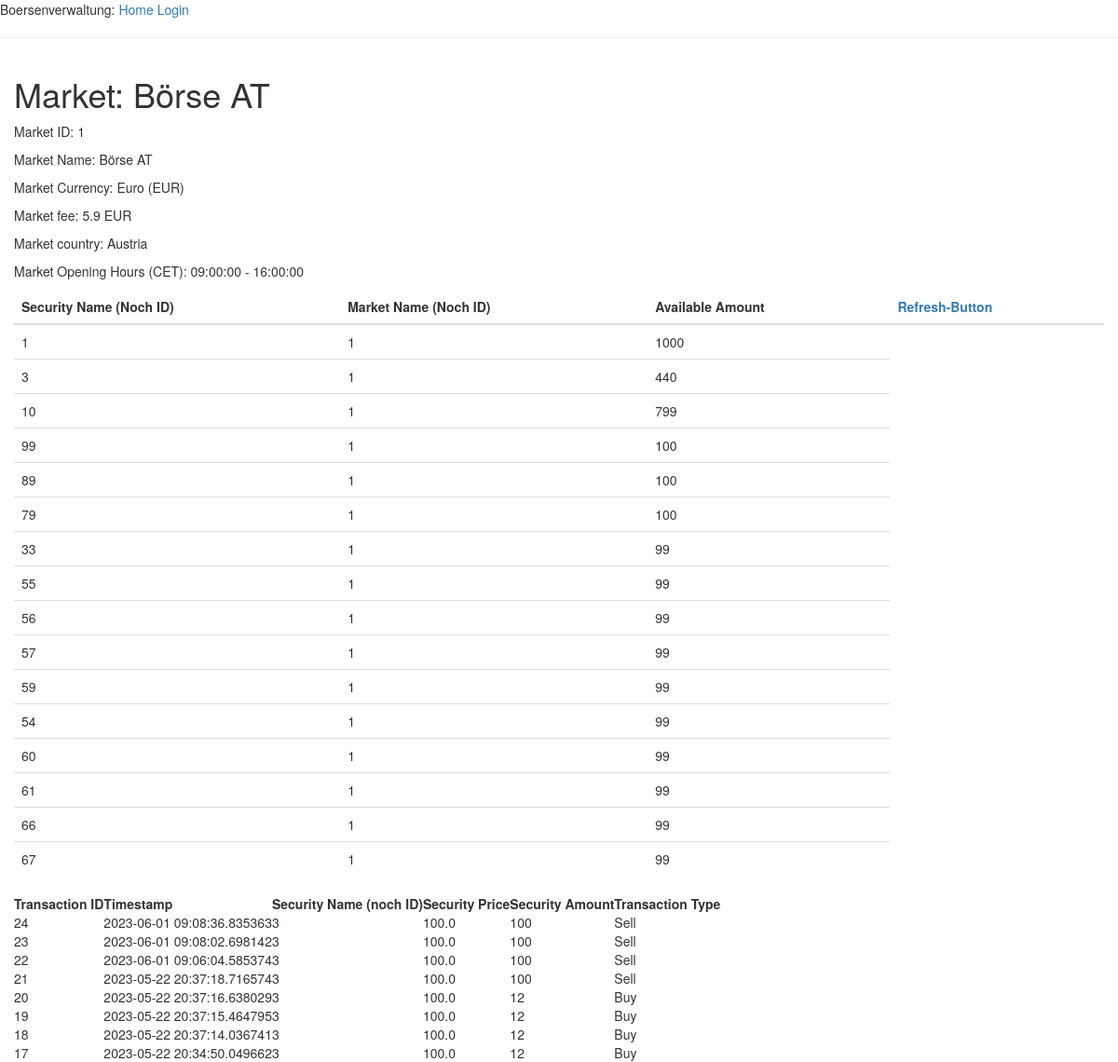
Screenshot of /markets/1 with the database file from the repository.
### app/models.py (models this page shows, shortened)
class Market(db.Model):
    market_id = Column(Integer, primary_key=True)
    market_name = Column(Text, unique=True, nullable=False)
    opens_at = Column(Time, nullable=False)
    closes_at = Column(Time, nullable=False)
    market_currency_id = Column(Integer, nullable=False)
    market_country = Column(Text, nullable=False)
    market_fee = Column(Float, nullable=False)

class Currency(db.Model):
    market_currency_id = Column(Integer, primary_key=True)
    market_currency_name = Column(Text, nullable=False)
    market_currency_code = Column(Text, nullable=False)

class Offer(db.Model):
    security_id = Column(Integer, nullable=False, primary_key=True)
    market_id = Column(Integer, nullable=False, primary_key=True)
    amount = Column(Integer, nullable=False)

class Transactions(db.Model):
    transaction_id = Column(Integer, primary_key=True)
    timestamp = Column(DateTime, default=datetime.utcnow, nullable=False)
    security_id = Column(Integer, nullable=False)
    security_price = Column(Float, nullable=False)
    security_amount = Column(Integer, nullable=False)
    transaction_type = Column(Text, nullable=False)
    market_id = Column(Integer, ForeignKey('market.market_id'))

### app/routes.py (the view, shortened to what this page needs)
@app.route('/markets/<market_id>', methods=['GET'])
def market(market_id):
    market = Market.query.filter_by(market_id=market_id).first_or_404()
    transactions = Transactions.query \
        .filter_by(market_id=market_id)\
        .order_by(Transactions.transaction_id.desc()) \
        .limit(10) \
        .all()
    offer = Offer.query.filter_by(market_id=market_id).all()
    id = Market.query.filter_by(market_id=market_id).first().market_currency_id
    print(id)
    currency = Currency.query.filter_by(market_currency_id=id).first()
    json_data = []
    if request.headers.get('Accept') == 'application/json':
        return jsonify(json_data)
    return render_template('market.html', market=market, transactions=transactions,
                           offer=offer, currency=currency)

### app/routes.py (called while the page is built)
@app.before_request
def before_request():
    if current_user.is_authenticated:
        current_user.last_seen = datetime.utcnow()
        db.session.commit()

### app/templates/market.html
{% extends "base.html" %}
{% block content %}
<div class="container-fluid">
    <table>
        <tr>
            <td>
                <h1>Market: {{ market.market_name }}</h1>
                {% if market.market_id %}<p>Market ID: {{ market.market_id }}</p>{% endif %}
                {% if market.market_name %}<p>Market Name: {{ market.market_name}}</p>{% endif %}
                {% if market.market_currency_id %}<p>Market Currency: {{ currency.market_currency_name }} ({{ currency.market_currency_code }})</p>{% endif %}
                {% if market.market_fee %}<p>Market fee: {{ market.market_fee}} {{ currency.market_currency_code }}</p>{% endif %}
                {% if market.market_country %}<p>Market country: {{ market.market_country}}</p>{% endif %}
                {% if market.opens_at %}<p>Market Opening Hours (CET): {{ market.opens_at}} - {{ market.closes_at}}</p>{% endif %}
            </td>
        </tr>
    </table>
    <table class="table table-sm table-hover">
         <thead>
            <tr>
                <th>Security Name (Noch ID)</th>
                <th>Market Name (Noch ID)</th>
                <th>Available Amount</th>
                <th><a href="{{ url_for('refresh_offer', market_id=market.market_id)}}">Refresh-Button</a></th>
            </tr>
        </thead>
        <tbody>
            {% for offer in offer %}
                <tr>
                    <td>{{ offer.security_id }}</td>
                    <td>{{ offer.market_id }}</td>
                    <td>{{ offer.amount }}</td>
                </tr>
            {% endfor %}
        </tbody>
    </table>
     <table>
         <thead>
            <tr>
                <th>Transaction ID</th>
                <th>Timestamp</th>
                <th>Security Name (noch ID)</th>
                <th>Security Price</th>
                <th>Security Amount</th>
                <th>Transaction Type</th>
            </tr>
        </thead>
        <tbody>
            {% for transaction in transactions %}
                <tr>
                    <td>{{ transaction.transaction_id }}</td>
                    <td>{{ transaction.timestamp }}</td>
                    <td>{{ transaction.security_id }}</td>
                    <td>{{ transaction.security_price }}</td>
                    <td>{{ transaction.security_amount }}</td>
                    <td>{{ transaction.transaction_type}}</td>
                </tr>
            {% endfor %}
        </tbody>
    </table>
</div>
{% endblock %}

### rows the page displays
Market: market_name "Börse AT", market_id "1", market_fee "5.9", market_country "Austria", opens_at "09:00:00", closes_at "16:00:00"
Currency: market_currency_name "Euro", market_currency_code "EUR"
Offer: security_id "1", market_id "1", amount "1000"
Offer: security_id "3", market_id "1", amount "440"
Offer: security_id "10", market_id "1", amount "799"
Offer: security_id "99", market_id "1", amount "100"
Offer: security_id "89", market_id "1", amount "100"
Offer: security_id "79", market_id "1", amount "100"
Offer: security_id "33", market_id "1", amount "99"
Offer: security_id "55", market_id "1", amount "99"
Offer: security_id "56", market_id "1", amount "99"
Offer: security_id "57", market_id "1", amount "99"
Offer: security_id "59", market_id "1", amount "99"
Offer: security_id "54", market_id "1", amount "99"
Offer: security_id "60", market_id "1", amount "99"
Offer: security_id "61", market_id "1", amount "99"
Offer: security_id "66", market_id "1", amount "99"
Offer: security_id "67", market_id "1", amount "99"
